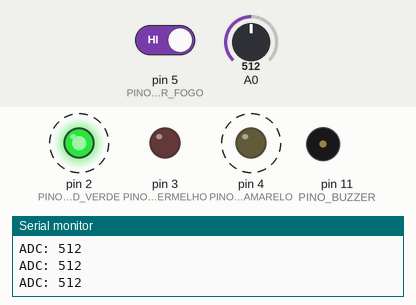
A sketch run on a simulated Arduino Uno, built with avr-gcc and run on an emulated ATmega328P. On the bench: output pins drawn as LEDs (lit = HIGH), buzzer (waves = sounding), the last lines printed to the serial monitor. Dashed ring = blinking. The test bench sets the inputs (shaded band); at power-on: pin 5 (PINO_SENSOR_FOGO) HIGH, A0 = 512.

Above: at 0.8 s.
0.9 s: pin 5 (PINO_SENSOR_FOGO) driven LOW
At 1.71 s:
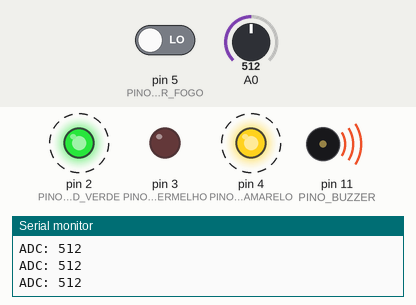
3.9 s: A0 set to 190
6.9 s: A0 set to 212
At 8.7 s:
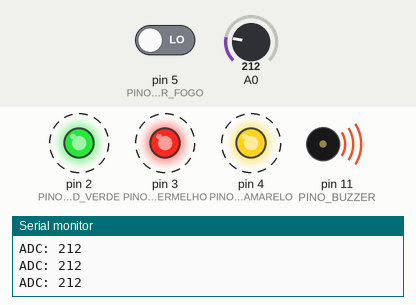
9.9 s: pin 5 (PINO_SENSOR_FOGO) driven HIGH
At 12.7 s:
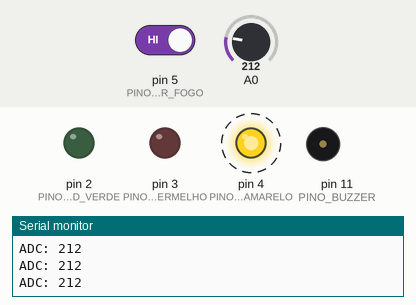
12.9 s: A0 set to 122
At 13.9 s:
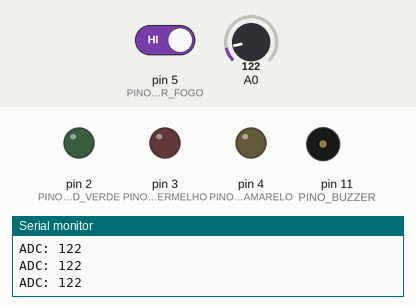
14.4 s: A0 set to 210
At 16.2 s:
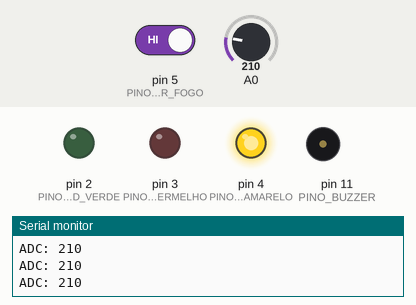
Timing chart, 0 to 18.4 s (numbered marks = the images above; inputs shaded):
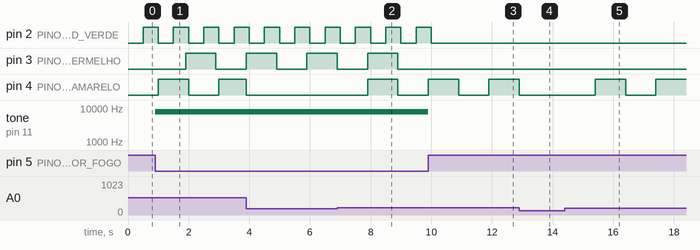

Measured:
- after the input at 0.9 s, pin 3 (PINO_LED_VERMELHO): LOW → HIGH after 1.0 s, → LOW 1.0 s later, → HIGH 1.0 s later; tone on pin 11 (PINO_BUZZER): silent → 7813 Hz at once
- after the input at 6.9 s, pin 4 (PINO_LED_AMARELO): LOW → HIGH after 1.0 s, → LOW 1.0 s later
- after the input at 9.9 s, pin 3 (PINO_LED_VERMELHO): stays LOW (without the input it goes to HIGH after 2.0 s); tone on pin 11 (PINO_BUZZER): 7813 Hz → silent at once
- after the input at 12.9 s, pin 4 (PINO_LED_AMARELO): goes on until 12.9 s, then stays LOW
- after the input at 14.4 s, pin 4 (PINO_LED_AMARELO): LOW → HIGH after 1.0 s, → LOW 1.0 s later, → HIGH 1.0 s later

The sketch:

fw-firebox.ino
```cpp
#include <avr/io.h>
#include <avr/interrupt.h>
#include <stdbool.h>

//---------------------------------- Defines ---------------------------------//
#define PINO_LED_VERDE      (1 << PD2)
#define PINO_LED_AMARELO    (1 << PD4)
#define PINO_LED_VERMELHO   (1 << PD3)
#define PINO_BUZZER         (1 << PB3)
#define PINO_SENSOR_FOGO    (1 << PD5)
#define PINO_SENSOR_GAS     (0)

//------------------------------- Variáveis Globais --------------------------//
unsigned int contador_tempo_ms = 0;

unsigned int contador_pisca_gas = 0;
unsigned int contador_pisca_fogo = 0;

unsigned short int resultado_adc = 0;

bool sistema_ativo = false;
bool alerta_gas = false;
bool alerta_fogo = false;

/* Controle de piscadas do LED verde */
bool led_verde_piscando = true;
unsigned int contador_pisca_led_verde = 0;
unsigned int quantidade_piscadas_led_verde = 0;

/* Controle do Buzzer */
unsigned int contador_pwm_buzzer = 0;
unsigned char ciclo_trabalho_pwm_buzzer = 0;
bool buzzer_aumentando = true;

//---------------------------------- Funções ---------------------------------//
void gpio_inicializar() {
    DDRD |= (PINO_LED_VERDE | PINO_LED_AMARELO | PINO_LED_VERMELHO);
    DDRB |= PINO_BUZZER;

    PORTD &= ~(PINO_LED_VERDE | PINO_LED_AMARELO | PINO_LED_VERMELHO);
    PORTB &= ~PINO_BUZZER;
}

void timer0_inicializar() {
    TCCR0A = (1 << WGM01);               // Modo CTC
    TCCR0B = (1 << CS01) | (1 << CS00);  // Prescaler 64
    OCR0A = 249;                         // Interrupção a cada 1ms
    TIMSK0 = (1 << OCIE0A);              // Habilita interrupção do comparador A
}

void timer2_inicializar() {
    TCCR2A |= (1 << WGM20) | (1 << WGM21) | (1 << COM2A1);  // Fast PWM
    TCCR2B |= (1 << CS21);  // Prescaler 8
    OCR2A = 0;              // Duty cycle inicial 0%
}

void adc_inicializar() {
    ADMUX = (0 << REFS1) | (1 << REFS0);  // Referência AVcc
    ADCSRA = (1 << ADEN) | (1 << ADPS2) | (1 << ADPS1) | (1 << ADPS0);  // Prescaler 128
    ADMUX = (ADMUX & 0b11111000) | PINO_SENSOR_GAS;
}

void adc_iniciar_conversao() {
    ADCSRA |= (1 << ADSC);
    while (ADCSRA & (1 << ADSC));
}

//---------------------------------- Função Principal ------------------------//
int main() {
    sistema_ativo = true;

    Serial.begin(9600);

    gpio_inicializar();
    adc_inicializar();
    timer0_inicializar();
    timer2_inicializar();

    sei();

    while (1) {
        adc_iniciar_conversao();
        resultado_adc = ADC;

        if (resultado_adc > 200) {
            alerta_gas = true;
        } else {
            alerta_gas = false;
            PORTD &= ~PINO_LED_AMARELO;
        }

        if (!(PIND & PINO_SENSOR_FOGO)) {
            alerta_fogo = true;
        } else {
            alerta_fogo = false;
            PORTD &= ~PINO_LED_VERMELHO;
            OCR2A = 0;  // Desliga buzzer
        }

        Serial.print("ADC: ");
        Serial.println(resultado_adc);
    }
}

//------------------------------- Rotinas de Interrupção ---------------------//
ISR(TIMER0_COMPA_vect) {
    if (sistema_ativo) {
        contador_tempo_ms++;

        /* Piscar LED Verde */
        if (led_verde_piscando) {
            contador_pisca_led_verde++;
            if (contador_pisca_led_verde >= 500) {
                contador_pisca_led_verde = 0;
                PORTD ^= PINO_LED_VERDE;

                quantidade_piscadas_led_verde++;
                if (quantidade_piscadas_led_verde >= 20) {
                    led_verde_piscando = false;
                    PORTD &= ~PINO_LED_VERDE;
                }
            }
        }

        /* Controle do Buzzer com PWM */
        if (alerta_fogo) {
            contador_pwm_buzzer++;
            if (contador_pwm_buzzer >= 1) {
                contador_pwm_buzzer = 0;

                if (buzzer_aumentando) {
                    if (ciclo_trabalho_pwm_buzzer < 255) {
                        ciclo_trabalho_pwm_buzzer++;
                    } else {
                        buzzer_aumentando = false;
                    }
                } else {
                    if (ciclo_trabalho_pwm_buzzer > 0) {
                        ciclo_trabalho_pwm_buzzer--;
                    } else {
                        buzzer_aumentando = true;
                    }
                }

                OCR2A = ciclo_trabalho_pwm_buzzer;
            }
        } else {
            ciclo_trabalho_pwm_buzzer = 0;
            buzzer_aumentando = true;
            OCR2A = 0;
        }

        /* Piscar LED Amarelo */
        if (alerta_gas) {
            contador_pisca_gas++;
            if (contador_pisca_gas >= 1000) {
                contador_pisca_gas = 0;
                PORTD ^= PINO_LED_AMARELO;
            }
        } else {
            contador_pisca_gas = 0;
        }

        /* Piscar LED Vermelho */
        if (alerta_fogo) {
            contador_pisca_fogo++;
            if (contador_pisca_fogo >= 1000) {
                contador_pisca_fogo = 0;
                PORTD ^= PINO_LED_VERMELHO;
            }
        } else {
            contador_pisca_fogo = 0;
        }

        /* Reset contador geral */
        if (contador_tempo_ms >= 1000) {
            contador_tempo_ms = 0;
        }
    }
}
```
